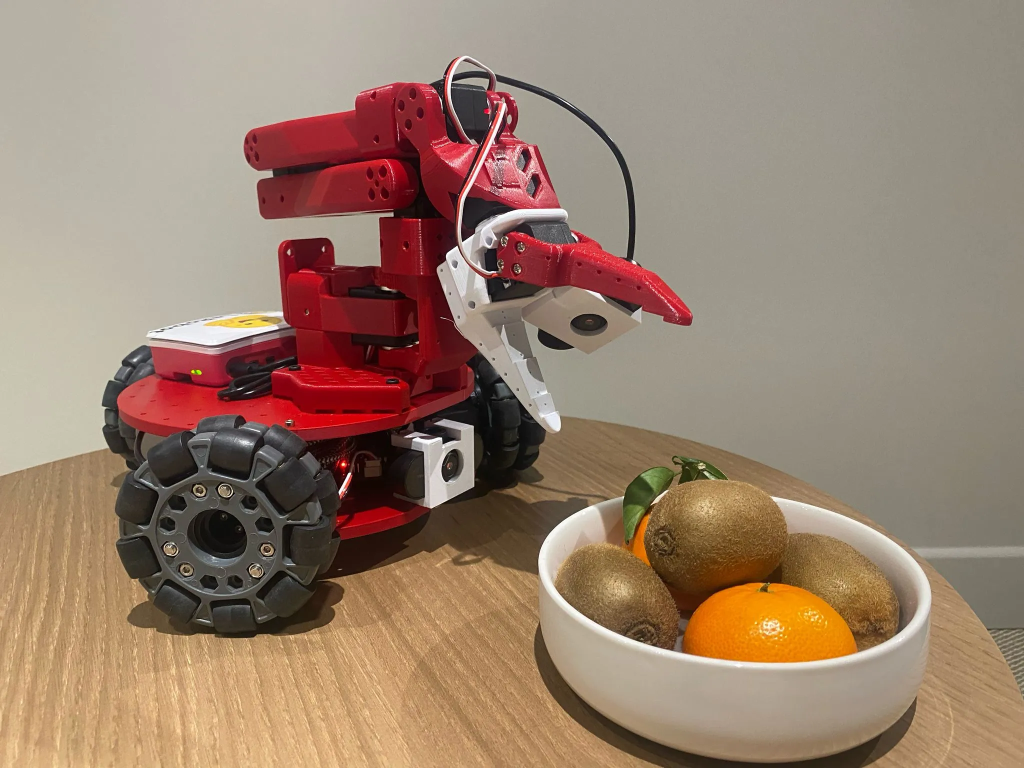
#> input picture media/lekiwi/kiwi.webp, 2048 x 1536 px (shown at 1/2 size)
$ python -i color_detector.py   (imports and definitions only)
#> lines starting #> are read from the running program, lines starting #| are printed output that depends on the picture; after the words box and inside, x2 and y2 are one past the last pixel; in counts of white or black regions, pixels touching at a corner belong together
#> further down, picture is the input picture: shape (1536, 2048, 3); mean B, G, R 109.9, 128.2, 153.3
"""Eye-in-hand detector for colored objects and the black gripper."""

import cv2
import numpy as np


# [117 lines left out: functions _mask_for_color, _shape_name, detect_color_objects, detect_color, not called in this run]


def detect_gripper_in_base(image_bgr, exclude_rects=(), min_area=600, max_area=9000,
                           max_value=70, max_sat=110, prefer_lowest=True):
    """Locate the gripper fingers in the static base view.

    The wrist-oriented `detect_gripper` returns the largest dark blob, which in
    the base view is the robot's black mounting base (measured: bounding box
    67802 px against a gripper measured in the low thousands). Because that base
    never moves, the caller can pass `exclude_rects` covering it, and an area
    window then rejects whatever else is large or tiny.

    Thresholds are deliberately tighter than the wrist detector: at
    `max_value=105` the brown bag's shadow merged with the fingers into one
    blob spanning both (bounding box 41664 px, centre 60 px off the fingers).
    `max_value=70` keeps only near-black pixels.

    `prefer_lowest` breaks ties toward the blob with the largest y centre, on the
    observation that the fingers reach down to the table while the wrist joint
    and cables stay above it.

    Returns a pixel box like the other detectors, or None.
    """
#> called with exclude_rects = (), min_area = 600, max_area = 9000, max_value = 70, max_sat = 110, prefer_lowest = True
    hsv = cv2.cvtColor(image_bgr, cv2.COLOR_BGR2HSV)
#> hsv: shape (1536, 2048, 3); mean H, S, V 36, 77.6, 153.4
    mask = cv2.inRange(hsv, np.array((0, 0, 0)), np.array((180, max_sat, max_value)))
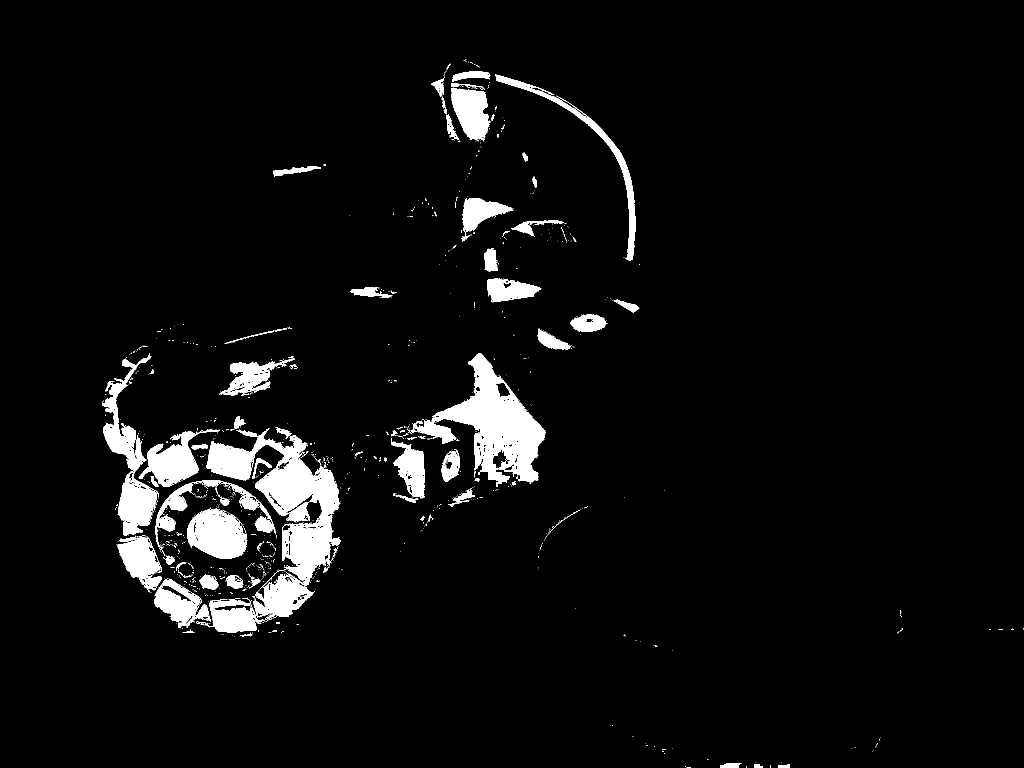
#> mask: shape (1536, 2048) (shown at 1/2 size); 5% white; 1095 white regions (1005 under 20 px), largest, box (x1, y1, x2, y2) and area: (413, 856, 682, 1247) 35088, (829, 706, 1091, 974) 26036, (205, 706, 318, 1072) 12510
    for rect in exclude_rects:
        rx, ry, rw, rh = rect
        mask[ry:ry + rh, rx:rx + rw] = 0
    mask = cv2.morphologyEx(mask, cv2.MORPH_OPEN, np.ones((3, 3), np.uint8))
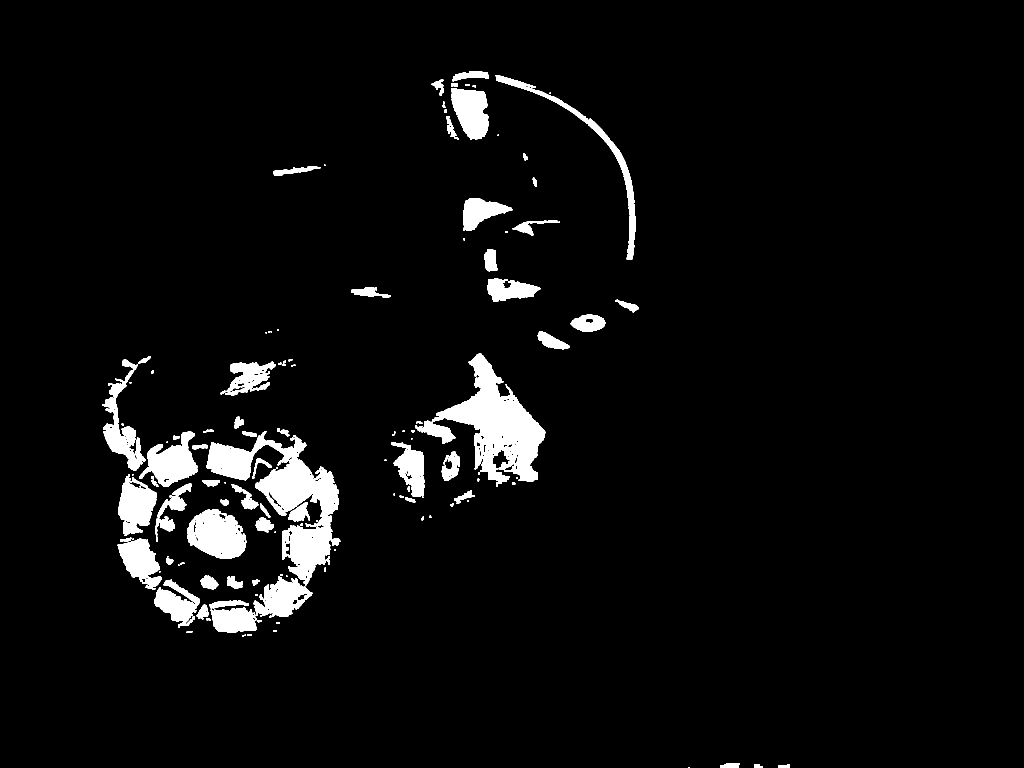
#> mask: shape (1536, 2048) (shown at 1/2 size); 4.6% white; 151 white regions (47 under 20 px), largest, box (x1, y1, x2, y2) and area: (413, 862, 681, 1171) 26891, (831, 707, 1091, 974) 25436, (374, 1018, 493, 1118) 8261
    mask = cv2.morphologyEx(mask, cv2.MORPH_CLOSE, np.ones((5, 5), np.uint8))
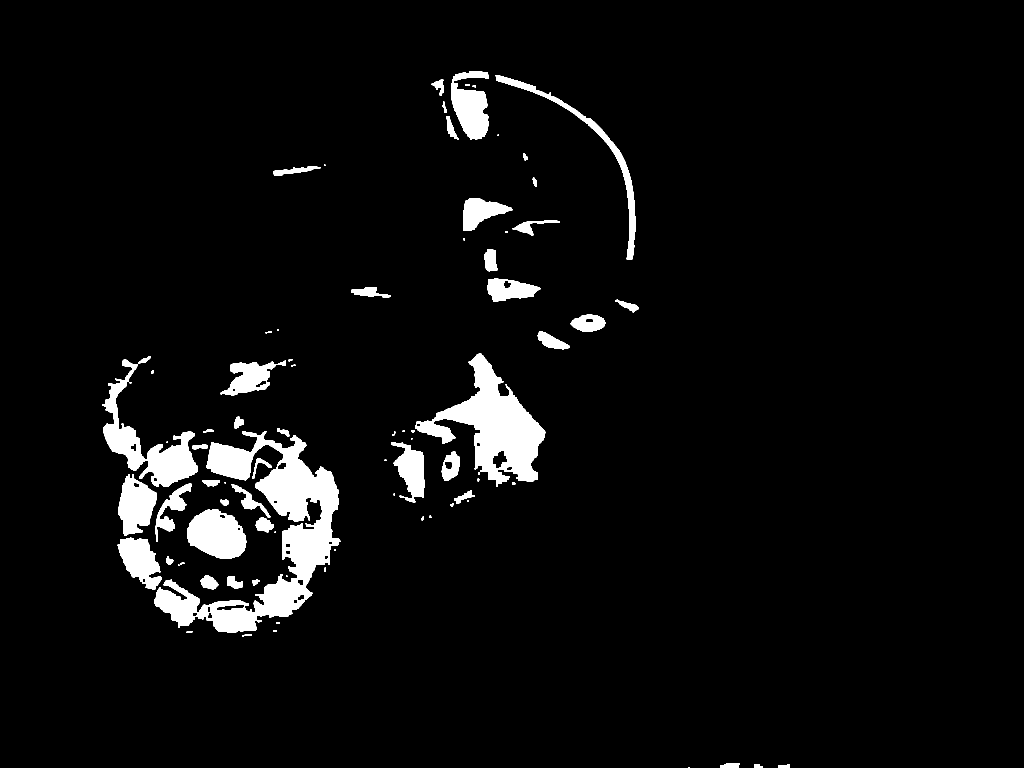
#> mask: shape (1536, 2048) (shown at 1/2 size); 4.8% white; 81 white regions (18 under 20 px)
    contours, _ = cv2.findContours(mask, cv2.RETR_EXTERNAL, cv2.CHAIN_APPROX_SIMPLE)
#> contours = 81 contours, 29 with area under 20; largest, box (x1, y1, x2, y2) and area: (308, 862, 681, 1265) 44944, (831, 707, 1091, 974) 26376, (205, 719, 396, 974) 12988, (374, 1018, 493, 1118) 8506, (902, 143, 978, 279) 6368
    candidates = []
    for contour in contours:
        area = cv2.contourArea(contour)
        if not min_area <= area <= max_area:
            continue
        x, y, w, h = cv2.boundingRect(contour)
        # Gripper fingers are compact; a long thin blob is a cable or a shadow edge.
        if not 0.35 <= w / max(h, 1) <= 2.8:
            continue
        # A blob that touches the frame edge is usually a cropped artefact.
        if x <= 1 or y <= 1:
            continue
        key = y + h if prefer_lowest else -area
        candidates.append((key, area, x, y, w, h))
#> this loop made 81 passes
#> area on passes 2, 3, 4, 5, 6, 9, 10, 16, 21, 24, 26, 28: 120.5, 84.5, 279.5, 45, 27, 106.5, 463, 135, 27, 26, 142.5, 357
#> (area, x, y, w, h, key) on passes 12, 18, 20, 23, 29, 30: (643, 400, 1151, 37, 28, 1179), (5259.5, 235, 1075, 89, 105, 1180), (691.5, 511, 1034, 37, 31, 1065), (8505.5, 374, 1018, 119, 100, 1118), (1022.5, 463, 968, 78, 67, 1035), (2261, 311, 967, 72, 117, 1084)
#> after the loop, candidates = 17 items, first 6: (1179, 643, 400, 1151, 37, 28), (1180, 5259.5, 235, 1075, 89, 105), (1065, 691.5, 511, 1034, 37, 31), (1118, 8505.5, 374, 1018, 119, 100), (1035, 1022.5, 463, 968, 78, 67), (1084, 2261, 311, 967, 72, 117)
    if not candidates:
        return None
    _, area, x, y, w, h = max(candidates)
#> area = 5259.5; x = 235; y = 1075; w = 89; h = 105
    return {"x": x, "y": y, "w": w, "h": h, "center_x": x + w / 2.0,
            "center_y": y + h / 2.0, "area": float(area), "visible": 1}


# [163 lines left out: functions detect_gripper, detect_bag, normalize_box, drop_ball_inside_bag, detect_scene, not called in this run]

>>> import cv2
>>> picture = cv2.imread('../../../media/lekiwi/kiwi.webp')
>>> result = detect_gripper_in_base(picture)
#> result = {'x': 235, 'y': 1075, 'w': 89, 'h': 105, 'center_x': 279.5, 'center_y': 1127.5, 'area': 5259.5, 'visible': 1}
